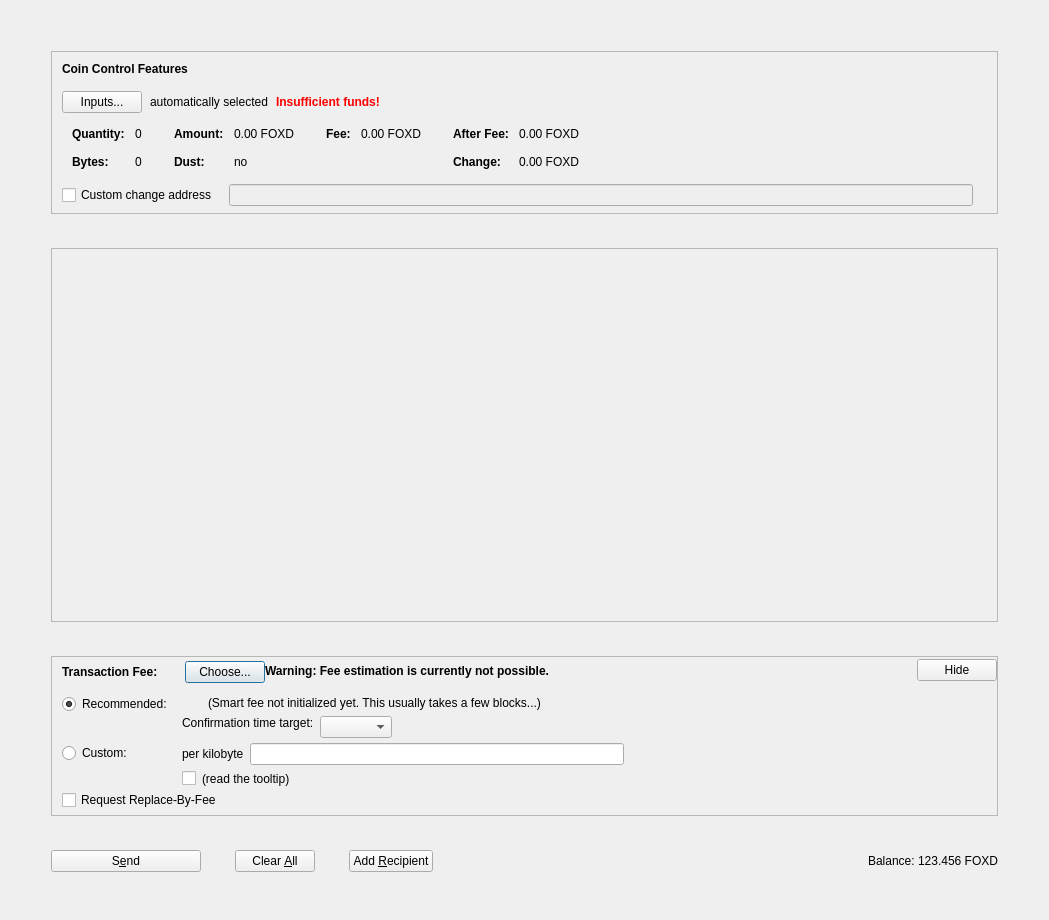
<?xml version="1.0" encoding="UTF-8"?>
<ui version="4.0">
 <class>SendCoinsDialog</class>
 <widget class="QDialog" name="SendCoinsDialog">
  <property name="geometry">
   <rect>
    <x>0</x>
    <y>0</y>
    <width>1049</width>
    <height>920</height>
   </rect>
  </property>
  <property name="windowTitle">
   <string>Send Coins</string>
  </property>
  <layout class="QVBoxLayout" name="verticalLayout" stretch="0">
   <property name="bottomMargin">
    <number>8</number>
   </property>
   <item>
    <layout class="QVBoxLayout" name="verticalLayout_3">
     <property name="spacing">
      <number>34</number>
     </property>
     <property name="leftMargin">
      <number>40</number>
     </property>
     <property name="topMargin">
      <number>40</number>
     </property>
     <property name="rightMargin">
      <number>40</number>
     </property>
     <property name="bottomMargin">
      <number>40</number>
     </property>
     <item>
      <widget class="QFrame" name="frameCoinControl">
       <property name="sizePolicy">
        <sizepolicy hsizetype="Expanding" vsizetype="Fixed">
         <horstretch>0</horstretch>
         <verstretch>0</verstretch>
        </sizepolicy>
       </property>
       <property name="maximumSize">
        <size>
         <width>16777215</width>
         <height>16777215</height>
        </size>
       </property>
       <property name="frameShape">
        <enum>QFrame::StyledPanel</enum>
       </property>
       <property name="frameShadow">
        <enum>QFrame::Sunken</enum>
       </property>
       <layout class="QVBoxLayout" name="verticalLayoutCoinControl2">
        <property name="spacing">
         <number>0</number>
        </property>
        <property name="leftMargin">
         <number>0</number>
        </property>
        <property name="topMargin">
         <number>0</number>
        </property>
        <property name="rightMargin">
         <number>0</number>
        </property>
        <property name="bottomMargin">
         <number>6</number>
        </property>
        <item>
         <layout class="QVBoxLayout" name="verticalLayoutCoinControl" stretch="0,0,0,0,0">
          <property name="spacing">
           <number>0</number>
          </property>
          <property name="leftMargin">
           <number>10</number>
          </property>
          <property name="topMargin">
           <number>10</number>
          </property>
          <item>
           <layout class="QHBoxLayout" name="horizontalLayoutCoinControl1">
            <property name="bottomMargin">
             <number>15</number>
            </property>
            <item>
             <widget class="QLabel" name="labelCoinControlFeatures">
              <property name="sizePolicy">
               <sizepolicy hsizetype="Preferred" vsizetype="Maximum">
                <horstretch>0</horstretch>
                <verstretch>0</verstretch>
               </sizepolicy>
              </property>
              <property name="font">
               <font>
                <weight>75</weight>
                <bold>true</bold>
               </font>
              </property>
              <property name="styleSheet">
               <string notr="true">font-weight:bold;</string>
              </property>
              <property name="text">
               <string>Coin Control Features</string>
              </property>
             </widget>
            </item>
           </layout>
          </item>
          <item>
           <layout class="QHBoxLayout" name="horizontalLayoutCoinControl2" stretch="0,0,0,0">
            <property name="spacing">
             <number>8</number>
            </property>
            <property name="bottomMargin">
             <number>10</number>
            </property>
            <item>
             <widget class="QPushButton" name="pushButtonCoinControl">
              <property name="styleSheet">
               <string notr="true"/>
              </property>
              <property name="text">
               <string>Inputs...</string>
              </property>
              <property name="autoDefault">
               <bool>false</bool>
              </property>
             </widget>
            </item>
            <item>
             <widget class="QLabel" name="labelCoinControlAutomaticallySelected">
              <property name="text">
               <string>automatically selected</string>
              </property>
              <property name="margin">
               <number>5</number>
              </property>
             </widget>
            </item>
            <item>
             <widget class="QLabel" name="labelCoinControlInsuffFunds">
              <property name="font">
               <font>
                <weight>75</weight>
                <bold>true</bold>
               </font>
              </property>
              <property name="styleSheet">
               <string notr="true">color:red;font-weight:bold;</string>
              </property>
              <property name="text">
               <string>Insufficient funds!</string>
              </property>
              <property name="margin">
               <number>5</number>
              </property>
             </widget>
            </item>
            <item>
             <spacer name="horizontalSpacerCoinControl">
              <property name="orientation">
               <enum>Qt::Horizontal</enum>
              </property>
              <property name="sizeHint" stdset="0">
               <size>
                <width>40</width>
                <height>1</height>
               </size>
              </property>
             </spacer>
            </item>
           </layout>
          </item>
          <item>
           <widget class="QWidget" name="widgetCoinControl" native="true">
            <property name="sizePolicy">
             <sizepolicy hsizetype="Preferred" vsizetype="Preferred">
              <horstretch>0</horstretch>
              <verstretch>0</verstretch>
             </sizepolicy>
            </property>
            <property name="minimumSize">
             <size>
              <width>0</width>
              <height>0</height>
             </size>
            </property>
            <property name="styleSheet">
             <string notr="true"/>
            </property>
            <layout class="QHBoxLayout" name="horizontalLayoutCoinControl5">
             <property name="leftMargin">
              <number>0</number>
             </property>
             <property name="topMargin">
              <number>0</number>
             </property>
             <property name="rightMargin">
              <number>0</number>
             </property>
             <property name="bottomMargin">
              <number>0</number>
             </property>
             <item>
              <layout class="QHBoxLayout" name="horizontalLayoutCoinControl3" stretch="0,0,0,1">
               <property name="spacing">
                <number>20</number>
               </property>
               <property name="topMargin">
                <number>0</number>
               </property>
               <property name="bottomMargin">
                <number>10</number>
               </property>
               <item>
                <layout class="QFormLayout" name="formLayoutCoinControl1">
                 <property name="horizontalSpacing">
                  <number>10</number>
                 </property>
                 <property name="verticalSpacing">
                  <number>14</number>
                 </property>
                 <property name="leftMargin">
                  <number>10</number>
                 </property>
                 <property name="topMargin">
                  <number>4</number>
                 </property>
                 <property name="rightMargin">
                  <number>6</number>
                 </property>
                 <item row="0" column="0">
                  <widget class="QLabel" name="labelCoinControlQuantityText">
                   <property name="font">
                    <font>
                     <weight>75</weight>
                     <bold>true</bold>
                    </font>
                   </property>
                   <property name="text">
                    <string>Quantity:</string>
                   </property>
                   <property name="margin">
                    <number>0</number>
                   </property>
                  </widget>
                 </item>
                 <item row="0" column="1">
                  <widget class="QLabel" name="labelCoinControlQuantity">
                   <property name="cursor">
                    <cursorShape>IBeamCursor</cursorShape>
                   </property>
                   <property name="contextMenuPolicy">
                    <enum>Qt::ActionsContextMenu</enum>
                   </property>
                   <property name="text">
                    <string notr="true">0</string>
                   </property>
                   <property name="margin">
                    <number>0</number>
                   </property>
                   <property name="textInteractionFlags">
                    <set>Qt::LinksAccessibleByMouse|Qt::TextSelectableByKeyboard|Qt::TextSelectableByMouse</set>
                   </property>
                  </widget>
                 </item>
                 <item row="1" column="0">
                  <widget class="QLabel" name="labelCoinControlBytesText">
                   <property name="font">
                    <font>
                     <weight>75</weight>
                     <bold>true</bold>
                    </font>
                   </property>
                   <property name="text">
                    <string>Bytes:</string>
                   </property>
                  </widget>
                 </item>
                 <item row="1" column="1">
                  <widget class="QLabel" name="labelCoinControlBytes">
                   <property name="cursor">
                    <cursorShape>IBeamCursor</cursorShape>
                   </property>
                   <property name="contextMenuPolicy">
                    <enum>Qt::ActionsContextMenu</enum>
                   </property>
                   <property name="text">
                    <string notr="true">0</string>
                   </property>
                   <property name="textInteractionFlags">
                    <set>Qt::LinksAccessibleByMouse|Qt::TextSelectableByKeyboard|Qt::TextSelectableByMouse</set>
                   </property>
                  </widget>
                 </item>
                </layout>
               </item>
               <item>
                <layout class="QFormLayout" name="formLayoutCoinControl2">
                 <property name="horizontalSpacing">
                  <number>10</number>
                 </property>
                 <property name="verticalSpacing">
                  <number>14</number>
                 </property>
                 <property name="leftMargin">
                  <number>6</number>
                 </property>
                 <property name="topMargin">
                  <number>4</number>
                 </property>
                 <property name="rightMargin">
                  <number>6</number>
                 </property>
                 <item row="0" column="0">
                  <widget class="QLabel" name="labelCoinControlAmountText">
                   <property name="font">
                    <font>
                     <weight>75</weight>
                     <bold>true</bold>
                    </font>
                   </property>
                   <property name="text">
                    <string>Amount:</string>
                   </property>
                   <property name="margin">
                    <number>0</number>
                   </property>
                  </widget>
                 </item>
                 <item row="0" column="1">
                  <widget class="QLabel" name="labelCoinControlAmount">
                   <property name="cursor">
                    <cursorShape>IBeamCursor</cursorShape>
                   </property>
                   <property name="contextMenuPolicy">
                    <enum>Qt::ActionsContextMenu</enum>
                   </property>
                   <property name="text">
                    <string notr="true">0.00 FOXD</string>
                   </property>
                   <property name="textInteractionFlags">
                    <set>Qt::LinksAccessibleByMouse|Qt::TextSelectableByKeyboard|Qt::TextSelectableByMouse</set>
                   </property>
                  </widget>
                 </item>
                 <item row="1" column="0">
                  <widget class="QLabel" name="labelCoinControlLowOutputText">
                   <property name="font">
                    <font>
                     <weight>75</weight>
                     <bold>true</bold>
                    </font>
                   </property>
                   <property name="text">
                    <string>Dust:</string>
                   </property>
                  </widget>
                 </item>
                 <item row="1" column="1">
                  <widget class="QLabel" name="labelCoinControlLowOutput">
                   <property name="cursor">
                    <cursorShape>IBeamCursor</cursorShape>
                   </property>
                   <property name="contextMenuPolicy">
                    <enum>Qt::ActionsContextMenu</enum>
                   </property>
                   <property name="text">
                    <string notr="true">no</string>
                   </property>
                   <property name="textInteractionFlags">
                    <set>Qt::LinksAccessibleByMouse|Qt::TextSelectableByKeyboard|Qt::TextSelectableByMouse</set>
                   </property>
                  </widget>
                 </item>
                </layout>
               </item>
               <item>
                <layout class="QFormLayout" name="formLayoutCoinControl3">
                 <property name="horizontalSpacing">
                  <number>10</number>
                 </property>
                 <property name="verticalSpacing">
                  <number>14</number>
                 </property>
                 <property name="leftMargin">
                  <number>6</number>
                 </property>
                 <property name="topMargin">
                  <number>4</number>
                 </property>
                 <property name="rightMargin">
                  <number>6</number>
                 </property>
                 <item row="0" column="0">
                  <widget class="QLabel" name="labelCoinControlFeeText">
                   <property name="font">
                    <font>
                     <weight>75</weight>
                     <bold>true</bold>
                    </font>
                   </property>
                   <property name="text">
                    <string>Fee:</string>
                   </property>
                   <property name="margin">
                    <number>0</number>
                   </property>
                  </widget>
                 </item>
                 <item row="0" column="1">
                  <widget class="QLabel" name="labelCoinControlFee">
                   <property name="cursor">
                    <cursorShape>IBeamCursor</cursorShape>
                   </property>
                   <property name="contextMenuPolicy">
                    <enum>Qt::ActionsContextMenu</enum>
                   </property>
                   <property name="text">
                    <string notr="true">0.00 FOXD</string>
                   </property>
                   <property name="textInteractionFlags">
                    <set>Qt::LinksAccessibleByMouse|Qt::TextSelectableByKeyboard|Qt::TextSelectableByMouse</set>
                   </property>
                  </widget>
                 </item>
                </layout>
               </item>
               <item>
                <layout class="QFormLayout" name="formLayoutCoinControl4">
                 <property name="horizontalSpacing">
                  <number>10</number>
                 </property>
                 <property name="verticalSpacing">
                  <number>14</number>
                 </property>
                 <property name="leftMargin">
                  <number>6</number>
                 </property>
                 <property name="topMargin">
                  <number>4</number>
                 </property>
                 <property name="rightMargin">
                  <number>6</number>
                 </property>
                 <item row="0" column="0">
                  <widget class="QLabel" name="labelCoinControlAfterFeeText">
                   <property name="font">
                    <font>
                     <weight>75</weight>
                     <bold>true</bold>
                    </font>
                   </property>
                   <property name="text">
                    <string>After Fee:</string>
                   </property>
                   <property name="margin">
                    <number>0</number>
                   </property>
                  </widget>
                 </item>
                 <item row="0" column="1">
                  <widget class="QLabel" name="labelCoinControlAfterFee">
                   <property name="cursor">
                    <cursorShape>IBeamCursor</cursorShape>
                   </property>
                   <property name="contextMenuPolicy">
                    <enum>Qt::ActionsContextMenu</enum>
                   </property>
                   <property name="text">
                    <string notr="true">0.00 FOXD</string>
                   </property>
                   <property name="textInteractionFlags">
                    <set>Qt::LinksAccessibleByMouse|Qt::TextSelectableByKeyboard|Qt::TextSelectableByMouse</set>
                   </property>
                  </widget>
                 </item>
                 <item row="1" column="0">
                  <widget class="QLabel" name="labelCoinControlChangeText">
                   <property name="font">
                    <font>
                     <weight>75</weight>
                     <bold>true</bold>
                    </font>
                   </property>
                   <property name="text">
                    <string>Change:</string>
                   </property>
                  </widget>
                 </item>
                 <item row="1" column="1">
                  <widget class="QLabel" name="labelCoinControlChange">
                   <property name="cursor">
                    <cursorShape>IBeamCursor</cursorShape>
                   </property>
                   <property name="contextMenuPolicy">
                    <enum>Qt::ActionsContextMenu</enum>
                   </property>
                   <property name="text">
                    <string notr="true">0.00 FOXD</string>
                   </property>
                   <property name="textInteractionFlags">
                    <set>Qt::LinksAccessibleByMouse|Qt::TextSelectableByKeyboard|Qt::TextSelectableByMouse</set>
                   </property>
                  </widget>
                 </item>
                </layout>
               </item>
              </layout>
             </item>
            </layout>
           </widget>
          </item>
          <item>
           <layout class="QHBoxLayout" name="horizontalLayoutCoinControl4" stretch="0,0,0">
            <property name="spacing">
             <number>12</number>
            </property>
            <property name="sizeConstraint">
             <enum>QLayout::SetDefaultConstraint</enum>
            </property>
            <property name="topMargin">
             <number>5</number>
            </property>
            <property name="rightMargin">
             <number>5</number>
            </property>
            <item>
             <widget class="QCheckBox" name="checkBoxCoinControlChange">
              <property name="toolTip">
               <string>If this is activated, but the change address is empty or invalid, change will be sent to a newly generated address.</string>
              </property>
              <property name="text">
               <string>Custom change address</string>
              </property>
             </widget>
            </item>
            <item>
             <widget class="QValidatedLineEdit" name="lineEditCoinControlChange">
              <property name="enabled">
               <bool>false</bool>
              </property>
              <property name="sizePolicy">
               <sizepolicy hsizetype="Expanding" vsizetype="Fixed">
                <horstretch>0</horstretch>
                <verstretch>0</verstretch>
               </sizepolicy>
              </property>
             </widget>
            </item>
            <item>
             <widget class="QLabel" name="labelCoinControlChangeLabel">
              <property name="sizePolicy">
               <sizepolicy hsizetype="Preferred" vsizetype="Expanding">
                <horstretch>0</horstretch>
                <verstretch>0</verstretch>
               </sizepolicy>
              </property>
              <property name="minimumSize">
               <size>
                <width>0</width>
                <height>0</height>
               </size>
              </property>
              <property name="text">
               <string/>
              </property>
              <property name="margin">
               <number>3</number>
              </property>
             </widget>
            </item>
           </layout>
          </item>
          <item>
           <spacer name="verticalSpacerCoinControl">
            <property name="orientation">
             <enum>Qt::Vertical</enum>
            </property>
            <property name="sizeHint" stdset="0">
             <size>
              <width>800</width>
              <height>1</height>
             </size>
            </property>
           </spacer>
          </item>
         </layout>
        </item>
       </layout>
      </widget>
     </item>
     <item>
      <widget class="QScrollArea" name="scrollArea">
       <property name="widgetResizable">
        <bool>true</bool>
       </property>
       <widget class="QWidget" name="scrollAreaWidgetContents">
        <property name="geometry">
         <rect>
          <x>0</x>
          <y>0</y>
          <width>943</width>
          <height>263</height>
         </rect>
        </property>
        <layout class="QVBoxLayout" name="verticalLayout_2" stretch="0,0">
         <property name="leftMargin">
          <number>0</number>
         </property>
         <property name="topMargin">
          <number>0</number>
         </property>
         <property name="rightMargin">
          <number>0</number>
         </property>
         <property name="bottomMargin">
          <number>0</number>
         </property>
         <item>
          <layout class="QVBoxLayout" name="entries">
           <property name="spacing">
            <number>6</number>
           </property>
          </layout>
         </item>
         <item>
          <spacer name="verticalSpacer">
           <property name="orientation">
            <enum>Qt::Vertical</enum>
           </property>
           <property name="sizeHint" stdset="0">
            <size>
             <width>20</width>
             <height>1000</height>
            </size>
           </property>
          </spacer>
         </item>
        </layout>
       </widget>
      </widget>
     </item>
     <item>
      <widget class="QFrame" name="frameFee">
       <property name="sizePolicy">
        <sizepolicy hsizetype="Expanding" vsizetype="Fixed">
         <horstretch>0</horstretch>
         <verstretch>0</verstretch>
        </sizepolicy>
       </property>
       <property name="maximumSize">
        <size>
         <width>16777215</width>
         <height>16777215</height>
        </size>
       </property>
       <property name="frameShape">
        <enum>QFrame::StyledPanel</enum>
       </property>
       <property name="frameShadow">
        <enum>QFrame::Sunken</enum>
       </property>
       <layout class="QVBoxLayout" name="verticalLayoutFee1">
        <property name="spacing">
         <number>0</number>
        </property>
        <property name="leftMargin">
         <number>0</number>
        </property>
        <property name="topMargin">
         <number>0</number>
        </property>
        <property name="rightMargin">
         <number>0</number>
        </property>
        <property name="bottomMargin">
         <number>0</number>
        </property>
        <item>
         <layout class="QVBoxLayout" name="verticalLayoutFee2" stretch="0,0,0">
          <property name="spacing">
           <number>0</number>
          </property>
          <property name="leftMargin">
           <number>10</number>
          </property>
          <property name="topMargin">
           <number>0</number>
          </property>
          <item>
           <layout class="QHBoxLayout" name="horizontalLayoutFee1">
            <property name="bottomMargin">
             <number>0</number>
            </property>
            <item>
             <layout class="QVBoxLayout" name="verticalLayoutFee7">
              <property name="spacing">
               <number>0</number>
              </property>
              <item>
               <spacer name="verticalSpacerSmartFee">
                <property name="orientation">
                 <enum>Qt::Vertical</enum>
                </property>
                <property name="sizeType">
                 <enum>QSizePolicy::Fixed</enum>
                </property>
                <property name="sizeHint" stdset="0">
                 <size>
                  <width>1</width>
                  <height>4</height>
                 </size>
                </property>
               </spacer>
              </item>
              <item>
               <layout class="QHBoxLayout" name="horizontalLayoutSmartFee">
                <property name="spacing">
                 <number>10</number>
                </property>
                <item>
                 <widget class="QLabel" name="labelFeeHeadline">
                  <property name="sizePolicy">
                   <sizepolicy hsizetype="Preferred" vsizetype="Maximum">
                    <horstretch>0</horstretch>
                    <verstretch>0</verstretch>
                   </sizepolicy>
                  </property>
                  <property name="font">
                   <font>
                    <weight>75</weight>
                    <bold>true</bold>
                   </font>
                  </property>
                  <property name="styleSheet">
                   <string notr="true">font-weight:bold;</string>
                  </property>
                  <property name="text">
                   <string>Transaction Fee:</string>
                  </property>
                 </widget>
                </item>
                <item>
                 <widget class="QLabel" name="labelFeeMinimized">
                  <property name="text">
                   <string/>
                  </property>
                 </widget>
                </item>
                <item>
                 <widget class="QPushButton" name="buttonChooseFee">
                  <property name="text">
                   <string>Choose...</string>
                  </property>
                 </widget>
                </item>
               </layout>
              </item>
              <item>
               <spacer name="verticalSpacer_5">
                <property name="orientation">
                 <enum>Qt::Vertical</enum>
                </property>
                <property name="sizeHint" stdset="0">
                 <size>
                  <width>1</width>
                  <height>1</height>
                 </size>
                </property>
               </spacer>
              </item>
             </layout>
            </item>
            <item>
             <widget class="QLabel" name="fallbackFeeWarningLabel">
              <property name="font">
               <font>
                <weight>75</weight>
                <bold>true</bold>
               </font>
              </property>
              <property name="toolTip">
               <string>Using the fallbackfee can result in sending a transaction that will take several hours or days (or never) to confirm. Consider choosing your fee manually or wait until you have validated the complete chain.</string>
              </property>
              <property name="text">
               <string>Warning: Fee estimation is currently not possible.</string>
              </property>
              <property name="wordWrap">
               <bool>false</bool>
              </property>
             </widget>
            </item>
            <item>
             <spacer name="horizontalSpacer_4">
              <property name="orientation">
               <enum>Qt::Horizontal</enum>
              </property>
              <property name="sizeType">
               <enum>QSizePolicy::MinimumExpanding</enum>
              </property>
              <property name="sizeHint" stdset="0">
               <size>
                <width>40</width>
                <height>20</height>
               </size>
              </property>
             </spacer>
            </item>
            <item>
             <widget class="QPushButton" name="buttonMinimizeFee">
              <property name="toolTip">
               <string>collapse fee-settings</string>
              </property>
              <property name="text">
               <string>Hide</string>
              </property>
             </widget>
            </item>
           </layout>
          </item>
          <item>
           <widget class="QFrame" name="frameFeeSelection">
            <layout class="QVBoxLayout" name="verticalLayoutFee12">
             <property name="spacing">
              <number>0</number>
             </property>
             <property name="leftMargin">
              <number>0</number>
             </property>
             <property name="topMargin">
              <number>0</number>
             </property>
             <property name="rightMargin">
              <number>0</number>
             </property>
             <property name="bottomMargin">
              <number>0</number>
             </property>
             <item>
              <layout class="QGridLayout" name="gridLayoutFee">
               <property name="topMargin">
                <number>10</number>
               </property>
               <property name="bottomMargin">
                <number>4</number>
               </property>
               <property name="horizontalSpacing">
                <number>10</number>
               </property>
               <property name="verticalSpacing">
                <number>4</number>
               </property>
               <item row="1" column="1">
                <layout class="QVBoxLayout" name="verticalLayoutFee8">
                 <property name="spacing">
                  <number>6</number>
                 </property>
                 <item>
                  <layout class="QHBoxLayout" name="horizontalLayoutFee13">
                   <item>
                    <widget class="QLabel" name="labelCustomPerKilobyte">
                     <property name="toolTip">
                      <string>If the custom fee is set to 1000 satoshis and the transaction is only 250 bytes, then &quot;per kilobyte&quot; only pays 250 satoshis in fee, while &quot;total at least&quot; pays 1000 satoshis. For transactions bigger than a kilobyte both pay by kilobyte.</string>
                     </property>
                     <property name="text">
                      <string>per kilobyte</string>
                     </property>
                    </widget>
                   </item>
                   <item>
                    <widget class="FoxdcoinAmountField" name="customFee"/>
                   </item>
                   <item>
                    <spacer name="horizontalSpacer_6">
                     <property name="orientation">
                      <enum>Qt::Horizontal</enum>
                     </property>
                     <property name="sizeHint" stdset="0">
                      <size>
                       <width>1</width>
                       <height>1</height>
                      </size>
                     </property>
                    </spacer>
                   </item>
                  </layout>
                 </item>
                 <item>
                  <layout class="QHBoxLayout" name="horizontalLayoutFee8">
                   <item>
                    <widget class="QCheckBox" name="checkBoxMinimumFee">
                     <property name="toolTip">
                      <string>Paying only the minimum fee is just fine as long as there is less transaction volume than space in the blocks. But be aware that this can end up in a never confirming transaction once there is more demand for foxdcoin transactions than the network can process.</string>
                     </property>
                     <property name="text">
                      <string/>
                     </property>
                    </widget>
                   </item>
                   <item>
                    <widget class="QLabel" name="labelMinFeeWarning">
                     <property name="enabled">
                      <bool>true</bool>
                     </property>
                     <property name="toolTip">
                      <string>Paying only the minimum fee is just fine as long as there is less transaction volume than space in the blocks. But be aware that this can end up in a never confirming transaction once there is more demand for foxdcoin transactions than the network can process.</string>
                     </property>
                     <property name="text">
                      <string>(read the tooltip)</string>
                     </property>
                     <property name="margin">
                      <number>5</number>
                     </property>
                    </widget>
                   </item>
                   <item>
                    <spacer name="horizontalSpacer_2">
                     <property name="orientation">
                      <enum>Qt::Horizontal</enum>
                     </property>
                     <property name="sizeHint" stdset="0">
                      <size>
                       <width>1</width>
                       <height>1</height>
                      </size>
                     </property>
                    </spacer>
                   </item>
                  </layout>
                 </item>
                </layout>
               </item>
               <item row="0" column="0">
                <layout class="QVBoxLayout" name="verticalLayoutFee4" stretch="0,1">
                 <item>
                  <widget class="QRadioButton" name="radioSmartFee">
                   <property name="text">
                    <string>Recommended:</string>
                   </property>
                   <property name="checked">
                    <bool>true</bool>
                   </property>
                   <attribute name="buttonGroup">
                    <string notr="true">groupFee</string>
                   </attribute>
                  </widget>
                 </item>
                 <item>
                  <spacer name="verticalSpacer_2">
                   <property name="orientation">
                    <enum>Qt::Vertical</enum>
                   </property>
                   <property name="sizeHint" stdset="0">
                    <size>
                     <width>1</width>
                     <height>1</height>
                    </size>
                   </property>
                  </spacer>
                 </item>
                </layout>
               </item>
               <item row="1" column="0">
                <layout class="QVBoxLayout" name="verticalLayoutFee9" stretch="0,1">
                 <item>
                  <widget class="QRadioButton" name="radioCustomFee">
                   <property name="text">
                    <string>Custom:</string>
                   </property>
                   <attribute name="buttonGroup">
                    <string notr="true">groupFee</string>
                   </attribute>
                  </widget>
                 </item>
                 <item>
                  <spacer name="verticalSpacer_6">
                   <property name="orientation">
                    <enum>Qt::Vertical</enum>
                   </property>
                   <property name="sizeHint" stdset="0">
                    <size>
                     <width>1</width>
                     <height>1</height>
                    </size>
                   </property>
                  </spacer>
                 </item>
                </layout>
               </item>
               <item row="0" column="1">
                <layout class="QVBoxLayout" name="verticalLayoutFee3" stretch="0,0,1">
                 <property name="spacing">
                  <number>6</number>
                 </property>
                 <property name="topMargin">
                  <number>2</number>
                 </property>
                 <item>
                  <layout class="QHBoxLayout" name="horizontalLayoutFee12">
                   <item>
                    <widget class="QLabel" name="labelSmartFee">
                     <property name="text">
                      <string/>
                     </property>
                     <property name="margin">
                      <number>2</number>
                     </property>
                    </widget>
                   </item>
                   <item>
                    <widget class="QLabel" name="labelFeeEstimation">
                     <property name="text">
                      <string/>
                     </property>
                    </widget>
                   </item>
                   <item>
                    <widget class="QLabel" name="labelSmartFee2">
                     <property name="text">
                      <string>(Smart fee not initialized yet. This usually takes a few blocks...)</string>
                     </property>
                     <property name="margin">
                      <number>2</number>
                     </property>
                    </widget>
                   </item>
                   <item>
                    <spacer name="horizontalSpacer_5">
                     <property name="orientation">
                      <enum>Qt::Horizontal</enum>
                     </property>
                     <property name="sizeHint" stdset="0">
                      <size>
                       <width>1</width>
                       <height>1</height>
                      </size>
                     </property>
                    </spacer>
                   </item>
                  </layout>
                 </item>
                 <item>
                  <layout class="QHBoxLayout" name="horizontalLayoutFee9">
                   <item>
                    <layout class="QVBoxLayout" name="verticalLayoutFee6">
                     <item>
                      <widget class="QLabel" name="labelSmartFee3">
                       <property name="text">
                        <string>Confirmation time target:</string>
                       </property>
                       <property name="margin">
                        <number>2</number>
                       </property>
                      </widget>
                     </item>
                     <item>
                      <spacer name="verticalSpacer_3">
                       <property name="orientation">
                        <enum>Qt::Vertical</enum>
                       </property>
                       <property name="sizeHint" stdset="0">
                        <size>
                         <width>1</width>
                         <height>1</height>
                        </size>
                       </property>
                      </spacer>
                     </item>
                    </layout>
                   </item>
                   <item>
                    <layout class="QVBoxLayout" name="verticalLayoutFee5">
                     <property name="rightMargin">
                      <number>30</number>
                     </property>
                     <item>
                      <layout class="QHBoxLayout" name="horizontalLayoutConfTarget">
                       <property name="bottomMargin">
                        <number>0</number>
                       </property>
                       <item>
                        <widget class="QComboBox" name="confTargetSelector"/>
                       </item>
                       <item>
                        <spacer name="horizontalSpacerConfTarget">
                         <property name="orientation">
                          <enum>Qt::Horizontal</enum>
                         </property>
                         <property name="sizeHint" stdset="0">
                          <size>
                           <width>40</width>
                           <height>20</height>
                          </size>
                         </property>
                        </spacer>
                       </item>
                      </layout>
                     </item>
                    </layout>
                   </item>
                  </layout>
                 </item>
                 <item>
                  <spacer name="verticalSpacer_4">
                   <property name="orientation">
                    <enum>Qt::Vertical</enum>
                   </property>
                   <property name="sizeHint" stdset="0">
                    <size>
                     <width>1</width>
                     <height>1</height>
                    </size>
                   </property>
                  </spacer>
                 </item>
                </layout>
               </item>
              </layout>
             </item>
             <item>
              <widget class="QCheckBox" name="optInRBF">
               <property name="toolTip">
                <string>Indicates that the sender may wish to replace this transaction with a new one paying higher fees (prior to being confirmed).</string>
               </property>
               <property name="text">
                <string>Request Replace-By-Fee</string>
               </property>
              </widget>
             </item>
            </layout>
           </widget>
          </item>
          <item>
           <spacer name="verticalSpacerFee">
            <property name="orientation">
             <enum>Qt::Vertical</enum>
            </property>
            <property name="sizeHint" stdset="0">
             <size>
              <width>40</width>
              <height>5</height>
             </size>
            </property>
           </spacer>
          </item>
         </layout>
        </item>
       </layout>
      </widget>
     </item>
     <item>
      <layout class="QHBoxLayout" name="horizontalLayout">
       <item>
        <widget class="QPushButton" name="sendButton">
         <property name="minimumSize">
          <size>
           <width>150</width>
           <height>0</height>
          </size>
         </property>
         <property name="toolTip">
          <string>Confirm the send action</string>
         </property>
         <property name="text">
          <string>S&amp;end</string>
         </property>
         <property name="icon">
          <iconset resource="../foxdcoin.qrc">
           <normaloff>:/icons/send</normaloff>:/icons/send</iconset>
         </property>
         <property name="autoDefault">
          <bool>false</bool>
         </property>
         <property name="default">
          <bool>false</bool>
         </property>
        </widget>
       </item>
       <item>
        <widget class="QPushButton" name="clearButton">
         <property name="sizePolicy">
          <sizepolicy hsizetype="Minimum" vsizetype="Fixed">
           <horstretch>0</horstretch>
           <verstretch>0</verstretch>
          </sizepolicy>
         </property>
         <property name="toolTip">
          <string>Clear all fields of the form.</string>
         </property>
         <property name="text">
          <string>Clear &amp;All</string>
         </property>
         <property name="icon">
          <iconset resource="../foxdcoin.qrc">
           <normaloff>:/icons/remove</normaloff>:/icons/remove</iconset>
         </property>
         <property name="autoDefault">
          <bool>false</bool>
         </property>
        </widget>
       </item>
       <item>
        <widget class="QPushButton" name="addButton">
         <property name="toolTip">
          <string>Send to multiple recipients at once</string>
         </property>
         <property name="text">
          <string>Add &amp;Recipient</string>
         </property>
         <property name="icon">
          <iconset resource="../foxdcoin.qrc">
           <normaloff>:/icons/add</normaloff>:/icons/add</iconset>
         </property>
         <property name="autoDefault">
          <bool>false</bool>
         </property>
        </widget>
       </item>
       <item>
        <spacer name="horizontalSpacer">
         <property name="orientation">
          <enum>Qt::Horizontal</enum>
         </property>
         <property name="sizeHint" stdset="0">
          <size>
           <width>40</width>
           <height>20</height>
          </size>
         </property>
        </spacer>
       </item>
       <item>
        <layout class="QHBoxLayout" name="horizontalLayout_2">
         <property name="spacing">
          <number>3</number>
         </property>
         <item>
          <widget class="QLabel" name="label">
           <property name="sizePolicy">
            <sizepolicy hsizetype="Preferred" vsizetype="Fixed">
             <horstretch>0</horstretch>
             <verstretch>0</verstretch>
            </sizepolicy>
           </property>
           <property name="text">
            <string>Balance:</string>
           </property>
          </widget>
         </item>
         <item>
          <widget class="QLabel" name="labelBalance">
           <property name="sizePolicy">
            <sizepolicy hsizetype="Preferred" vsizetype="Fixed">
             <horstretch>0</horstretch>
             <verstretch>0</verstretch>
            </sizepolicy>
           </property>
           <property name="cursor">
            <cursorShape>IBeamCursor</cursorShape>
           </property>
           <property name="text">
            <string notr="true">123.456 FOXD</string>
           </property>
           <property name="textInteractionFlags">
            <set>Qt::LinksAccessibleByMouse|Qt::TextSelectableByKeyboard|Qt::TextSelectableByMouse</set>
           </property>
          </widget>
         </item>
        </layout>
       </item>
      </layout>
     </item>
    </layout>
   </item>
  </layout>
 </widget>
 <customwidgets>
  <customwidget>
   <class>QValidatedLineEdit</class>
   <extends>QLineEdit</extends>
   <header>qvalidatedlineedit.h</header>
  </customwidget>
  <customwidget>
   <class>FoxdcoinAmountField</class>
   <extends>QLineEdit</extends>
   <header>foxdcoinamountfield.h</header>
   <container>1</container>
  </customwidget>
 </customwidgets>
 <resources>
  <include location="../foxdcoin.qrc"/>
 </resources>
 <connections/>
 <buttongroups>
  <buttongroup name="groupFee"/>
 </buttongroups>
</ui>
